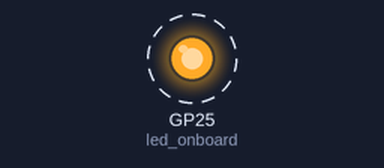
The program below on a simulated Raspberry Pi Pico running MicroPython. On the bench: output pins drawn as LEDs (lit = HIGH). Dashed ring = blinking. What the program prints to the serial console is not drawn.

Above: at 0.5 s.
Timing chart, 0 to 4.6 s (numbered marks = the images above):
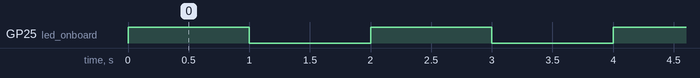

The program:

led_onboard.py
```python
import machine
import utime

led_onboard = machine.Pin(25, machine.Pin.OUT)

start_time = utime.ticks_ms()

while True:
    current_time = utime.ticks_ms()
    elapsed_time = utime.ticks_diff(current_time, start_time)
    led_onboard.value(1)
    print(f"on - time: {elapsed_time} ms")
    utime.sleep_ms(1000)

    current_time = utime.ticks_ms()
    elapsed_time = utime.ticks_diff(current_time, start_time)
    led_onboard.value(0)
    print(f"off - time: {elapsed_time} ms")
    utime.sleep_ms(1000)
```

Measured:
- by itself, GP25 (led_onboard): alternates HIGH for 1.0 s and LOW for 1.0 s
